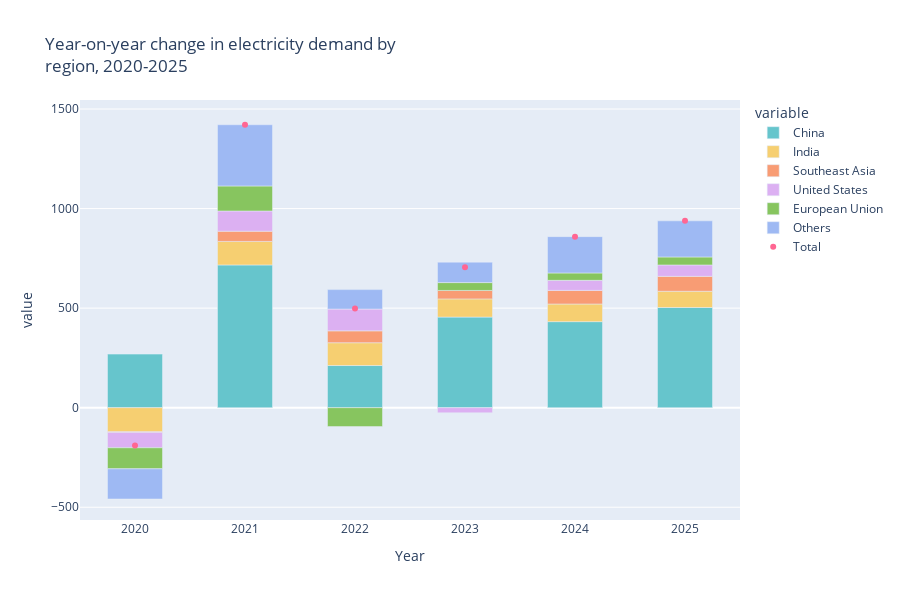

Write notebook code for a chart like this one.
### Markdown cell above
4. Customise the contents and format of the hover template. Note that we can use HTM elements such as `<br>` and `</b>`

### Code cell
fig = px.bar(dta, x=dta.index, y=[ 'China', 'India', 'Southeast Asia', 'United States', 'European Union', 'Others'],
            hover_name=dta.index, 
            color_discrete_sequence= px.colors.qualitative.Pastel,
            height=600, width=900,
            title='Year-on-year change in electricity demand by <br>region, 2020-2025')

fig.add_scatter(x=dta.index, y=dta.Total, mode="markers", name="Total")

fig.update_layout(bargap=0.5)  # gap between bars of adjacent location coordinates.

fig.update_traces(hovertemplate ='<br>%{x} <br>'+ '<b>%{y:.2f} Twh </b>')

fig.show()

### Figure 1 — Plotly figure (JSON) as saved in the notebook; plotly's stock layout.template omitted (floating-point values rounded to 4 significant figures)
{"data": [{"alignmentgroup": "True", "hovertemplate": "<br>%{x} <br><b>%{y:.2f} Twh </b>", "hovertext": [2020, 2021, 2022, 2023, 2024, 2025], "legendgroup": "China", "marker": {"color": "rgb(102, 197, 204)", "pattern": {"shape": ""}}, "name": "China", "offsetgroup": "China", "orientation": "v", "showlegend": true, "textposition": "auto", "type": "bar", "x": [2020, 2021, 2022, 2023, 2024, 2025], "xaxis": "x", "y": [269.1, 716.9, 211.8, 455, 432.2, 503.1], "yaxis": "y"}, {"alignmentgroup": "True", "hovertemplate": "<br>%{x} <br><b>%{y:.2f} Twh </b>", "hovertext": [2020, 2021, 2022, 2023, 2024, 2025], "legendgroup": "India", "marker": {"color": "rgb(246, 207, 113)", "pattern": {"shape": ""}}, "name": "India", "offsetgroup": "India", "orientation": "v", "showlegend": true, "textposition": "auto", "type": "bar", "x": [2020, 2021, 2022, 2023, 2024, 2025], "xaxis": "x", "y": [-120.6, 118.1, 114.5, 91.4, 88.6, 81.7], "yaxis": "y"}, {"alignmentgroup": "True", "hovertemplate": "<br>%{x} <br><b>%{y:.2f} Twh </b>", "hovertext": [2020, 2021, 2022, 2023, 2024, 2025], "legendgroup": "Southeast Asia", "marker": {"color": "rgb(248, 156, 116)", "pattern": {"shape": ""}}, "name": "Southeast Asia", "offsetgroup": "Southeast Asia", "orientation": "v", "showlegend": true, "textposition": "auto", "type": "bar", "x": [2020, 2021, 2022, 2023, 2024, 2025], "xaxis": "x", "y": [-3.5, 51.3, 59.6, 42.4, 68.3, 74.8], "yaxis": "y"}, {"alignmentgroup": "True", "hovertemplate": "<br>%{x} <br><b>%{y:.2f} Twh </b>", "hovertext": [2020, 2021, 2022, 2023, 2024, 2025], "legendgroup": "United States", "marker": {"color": "rgb(220, 176, 242)", "pattern": {"shape": ""}}, "name": "United States", "offsetgroup": "United States", "orientation": "v", "showlegend": true, "textposition": "auto", "type": "bar", "x": [2020, 2021, 2022, 2023, 2024, 2025], "xaxis": "x", "y": [-77.3, 101.6, 109.5, -25.9, 50.5, 57.3], "yaxis": "y"}, {"alignmentgroup": "True", "hovertemplate": "<br>%{x} <br><b>%{y:.2f} Twh </b>", "hovertext": [2020, 2021, 2022, 2023, 2024, 2025], "legendgroup": "European Union", "marker": {"color": "rgb(135, 197, 95)", "pattern": {"shape": ""}}, "name": "European Union", "offsetgroup": "European Union", "orientation": "v", "showlegend": true, "textposition": "auto", "type": "bar", "x": [2020, 2021, 2022, 2023, 2024, 2025], "xaxis": "x", "y": [-105.8, 125.6, -94.9, 39.5, 37, 40], "yaxis": "y"}, {"alignmentgroup": "True", "hovertemplate": "<br>%{x} <br><b>%{y:.2f} Twh </b>", "hovertext": [2020, 2021, 2022, 2023, 2024, 2025], "legendgroup": "Others", "marker": {"color": "rgb(158, 185, 243)", "pattern": {"shape": ""}}, "name": "Others", "offsetgroup": "Others", "orientation": "v", "showlegend": true, "textposition": "auto", "type": "bar", "x": [2020, 2021, 2022, 2023, 2024, 2025], "xaxis": "x", "y": [-151.4, 307.5, 97.6, 102.6, 182.5, 181.5], "yaxis": "y"}, {"hovertemplate": "<br>%{x} <br><b>%{y:.2f} Twh </b>", "mode": "markers", "name": "Total", "type": "scatter", "x": [2020, 2021, 2022, 2023, 2024, 2025], "y": [-189.5, 1421, 498.1, 705, 859.1, 938.4]}], "layout": {"bargap": 0.5, "barmode": "relative", "height": 600, "legend": {"title": {"text": "variable"}, "tracegroupgap": 0}, "title": {"text": "Year-on-year change in electricity demand by <br>region, 2020-2025"}, "width": 900, "xaxis": {"anchor": "y", "domain": [0, 1], "title": {"text": "Year"}}, "yaxis": {"anchor": "x", "domain": [0, 1], "title": {"text": "value"}}}}
